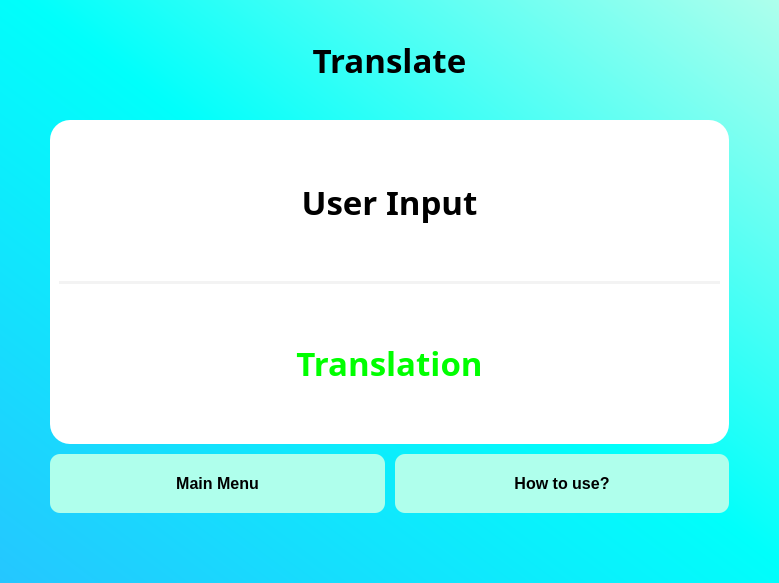
<?xml version="1.0" encoding="UTF-8"?>
<ui version="4.0">
 <class>Translate</class>
 <widget class="QDialog" name="Translate">
  <property name="geometry">
   <rect>
    <x>0</x>
    <y>0</y>
    <width>779</width>
    <height>583</height>
   </rect>
  </property>
  <property name="sizePolicy">
   <sizepolicy hsizetype="Fixed" vsizetype="Preferred">
    <horstretch>0</horstretch>
    <verstretch>0</verstretch>
   </sizepolicy>
  </property>
  <property name="contextMenuPolicy">
   <enum>Qt::DefaultContextMenu</enum>
  </property>
  <property name="windowTitle">
   <string>Translator</string>
  </property>
  <property name="styleSheet">
   <string notr="true">QLabel {
font-size: 33px;
font-weight: 900;
}

#Translate{
background: qlineargradient(spread:pad, x1:0, y1:1, x2:1, y2:0, stop:0 rgba(37, 198, 255, 255), stop:0.517857 rgba(0, 255, 251, 255), stop:1 rgba(174, 255, 236, 255))
}

QPushButton {
font-size: 16px !important;
background-color: #AFFFEC !important;
color: black; 
font-family: 'Gilroy';
font-weight: 600;
border-radius: 10px;
padding: 20px;
}

QPushButton::hover {
background-color: #AFFFAA;
}</string>
  </property>
  <layout class="QGridLayout" name="gridLayout_2">
   <property name="sizeConstraint">
    <enum>QLayout::SetDefaultConstraint</enum>
   </property>
   <property name="leftMargin">
    <number>50</number>
   </property>
   <property name="topMargin">
    <number>10</number>
   </property>
   <property name="rightMargin">
    <number>50</number>
   </property>
   <property name="bottomMargin">
    <number>70</number>
   </property>
   <property name="spacing">
    <number>10</number>
   </property>
   <item row="0" column="0">
    <widget class="QLabel" name="Title">
     <property name="sizePolicy">
      <sizepolicy hsizetype="Preferred" vsizetype="Fixed">
       <horstretch>0</horstretch>
       <verstretch>0</verstretch>
      </sizepolicy>
     </property>
     <property name="minimumSize">
      <size>
       <width>0</width>
       <height>100</height>
      </size>
     </property>
     <property name="baseSize">
      <size>
       <width>0</width>
       <height>12</height>
      </size>
     </property>
     <property name="font">
      <font>
       <family>Gilroy Medium</family>
       <pointsize>-1</pointsize>
       <weight>99</weight>
       <bold>true</bold>
      </font>
     </property>
     <property name="text">
      <string>Translate</string>
     </property>
     <property name="alignment">
      <set>Qt::AlignCenter</set>
     </property>
    </widget>
   </item>
   <item row="1" column="0">
    <widget class="QWidget" name="transWidget" native="true">
     <property name="enabled">
      <bool>true</bool>
     </property>
     <property name="sizePolicy">
      <sizepolicy hsizetype="Expanding" vsizetype="MinimumExpanding">
       <horstretch>0</horstretch>
       <verstretch>0</verstretch>
      </sizepolicy>
     </property>
     <property name="minimumSize">
      <size>
       <width>238</width>
       <height>0</height>
      </size>
     </property>
     <property name="styleSheet">
      <string notr="true">background-color: white;
border-radius: 20px;</string>
     </property>
     <property name="inputMethodHints">
      <set>Qt::ImhMultiLine</set>
     </property>
     <layout class="QVBoxLayout" name="verticalLayout">
      <item>
       <widget class="QLabel" name="transInput">
        <property name="font">
         <font>
          <family>Gilroy Light</family>
          <pointsize>-1</pointsize>
          <weight>99</weight>
          <bold>true</bold>
         </font>
        </property>
        <property name="text">
         <string>User Input</string>
        </property>
        <property name="alignment">
         <set>Qt::AlignCenter</set>
        </property>
        <property name="wordWrap">
         <bool>true</bool>
        </property>
       </widget>
      </item>
      <item>
       <widget class="Line" name="line">
        <property name="autoFillBackground">
         <bool>false</bool>
        </property>
        <property name="styleSheet">
         <string notr="true">color: black;
background: #f3f3f3;
</string>
        </property>
        <property name="orientation">
         <enum>Qt::Horizontal</enum>
        </property>
       </widget>
      </item>
      <item>
       <widget class="QLabel" name="transOutput">
        <property name="font">
         <font>
          <family>Gilroy Light</family>
          <pointsize>-1</pointsize>
          <weight>99</weight>
          <bold>true</bold>
         </font>
        </property>
        <property name="styleSheet">
         <string notr="true">color:rgb(0, 255, 0);</string>
        </property>
        <property name="text">
         <string>Translation</string>
        </property>
        <property name="alignment">
         <set>Qt::AlignCenter</set>
        </property>
        <property name="wordWrap">
         <bool>true</bool>
        </property>
       </widget>
      </item>
     </layout>
    </widget>
   </item>
   <item row="2" column="0">
    <layout class="QGridLayout" name="gridLayout">
     <property name="sizeConstraint">
      <enum>QLayout::SetFixedSize</enum>
     </property>
     <property name="spacing">
      <number>10</number>
     </property>
     <item row="0" column="0">
      <widget class="QPushButton" name="btnMenu">
       <property name="cursor">
        <cursorShape>PointingHandCursor</cursorShape>
       </property>
       <property name="focusPolicy">
        <enum>Qt::NoFocus</enum>
       </property>
       <property name="styleSheet">
        <string notr="true"/>
       </property>
       <property name="text">
        <string>Main Menu</string>
       </property>
      </widget>
     </item>
     <item row="0" column="1">
      <widget class="QPushButton" name="btnHow">
       <property name="cursor">
        <cursorShape>PointingHandCursor</cursorShape>
       </property>
       <property name="focusPolicy">
        <enum>Qt::NoFocus</enum>
       </property>
       <property name="text">
        <string>How to use?</string>
       </property>
      </widget>
     </item>
    </layout>
   </item>
  </layout>
 </widget>
 <resources/>
 <connections/>
</ui>
